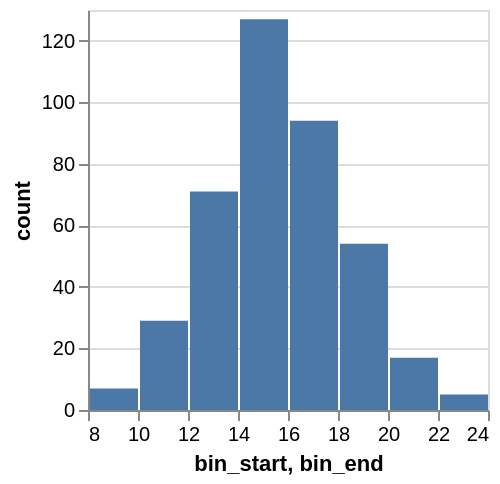

Specify this chart in Vega-Lite:
### Vega specification from a JSON file in a GitHub repository (floating-point values rounded to 4 significant figures)
{"$schema": "https://vega.github.io/schema/vega/v5.json", "background": "white", "padding": 5, "width": 200, "height": 200, "style": "cell", "data": [{"name": "source_0", "values": [{"bin_start": 8, "bin_end": 10, "count": 7}, {"bin_start": 10, "bin_end": 12, "count": 29}, {"bin_start": 12, "bin_end": 14, "count": 71}, {"bin_start": 14, "bin_end": 16, "count": 127}, {"bin_start": 16, "bin_end": 18, "count": 94}, {"bin_start": 18, "bin_end": 20, "count": 54}, {"bin_start": 20, "bin_end": 22, "count": 17}, {"bin_start": 22, "bin_end": 24, "count": 5}]}, {"name": "data_0", "source": "source_0", "transform": [{"type": "filter", "expr": "isValid(datum[\"bin_start\"]) && isFinite(+datum[\"bin_start\"]) && isValid(datum[\"count\"]) && isFinite(+datum[\"count\"])"}]}], "marks": [{"name": "marks", "type": "rect", "style": ["bar"], "from": {"data": "data_0"}, "encode": {"update": {"fill": {"value": "#4c78a8"}, "x2": {"scale": "x", "field": "bin_start", "offset": 1}, "x": {"scale": "x", "field": "bin_end"}, "y": {"scale": "y", "field": "count"}, "y2": {"scale": "y", "value": 0}}}}], "scales": [{"name": "x", "type": "linear", "domain": {"data": "data_0", "fields": ["bin_start", "bin_end"]}, "range": [0, {"signal": "width"}], "bins": {"step": 2}, "zero": false}, {"name": "y", "type": "linear", "domain": {"data": "data_0", "field": "count"}, "range": [{"signal": "height"}, 0], "nice": true, "zero": true}], "axes": [{"scale": "y", "orient": "left", "gridScale": "x", "grid": true, "tickCount": {"signal": "ceil(height/40)"}, "domain": false, "labels": false, "maxExtent": 0, "minExtent": 0, "ticks": false, "zindex": 0}, {"scale": "x", "orient": "bottom", "grid": false, "title": "bin_start, bin_end", "labelFlush": true, "labelOverlap": true, "tickCount": {"signal": "ceil(width/40)"}, "zindex": 0}, {"scale": "y", "orient": "left", "grid": false, "title": "count", "labelOverlap": true, "tickCount": {"signal": "ceil(height/40)"}, "zindex": 0}], "config": {"background": "white"}}
